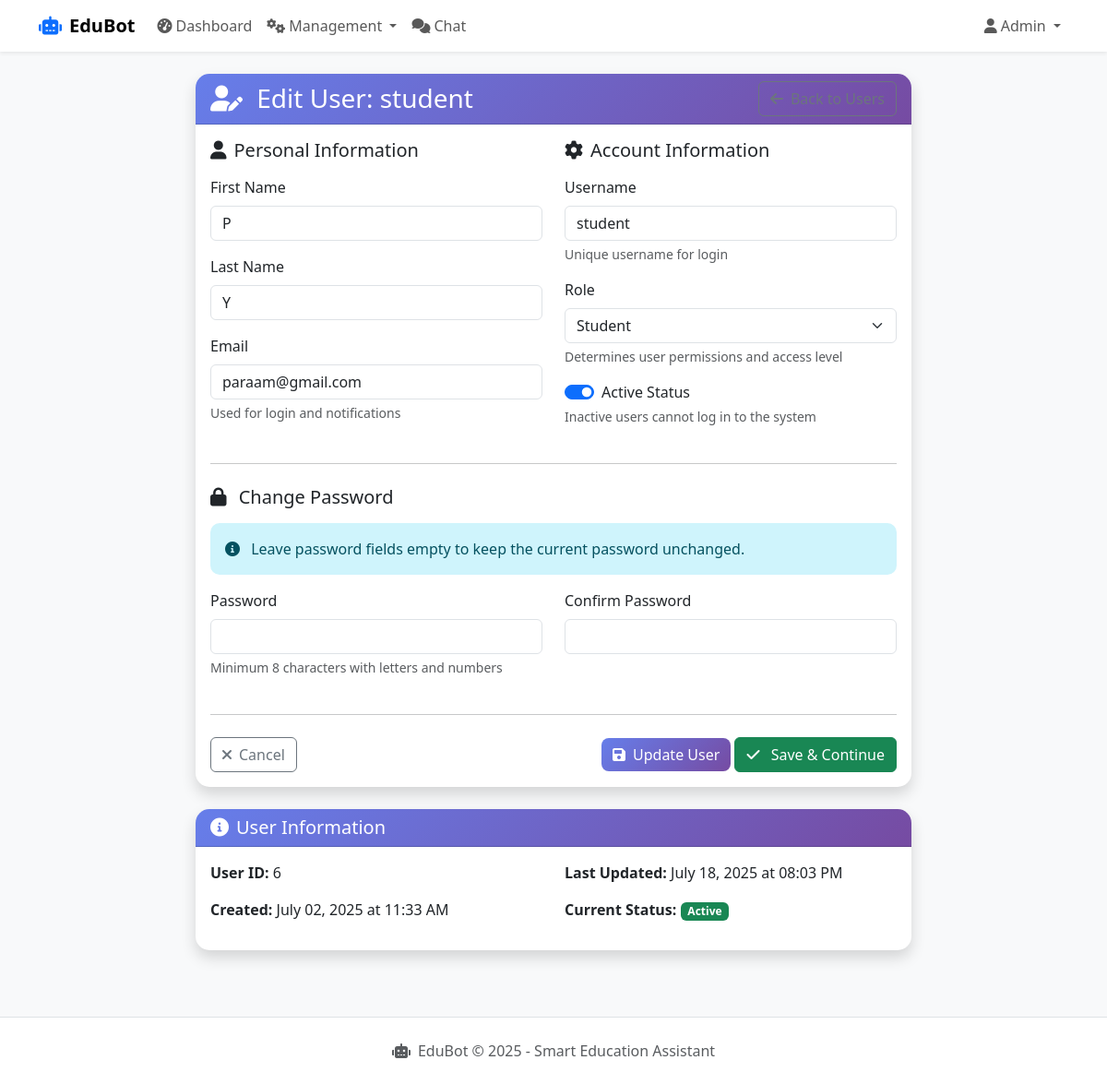
The page /admin/users/6/edit (signed in) on the database its author committed.
### app/models/user.py (models this page shows, shortened)
class User(UserMixin, db.Model):
    __tablename__ = 'users'
    id = db.Column(db.Integer, primary_key=True)
    username = db.Column(db.String(50), unique=True, nullable=False)
    email = db.Column(db.String(100), unique=True, nullable=False)
    password_hash = db.Column(db.String(255), nullable=False)
    role = db.Column(db.Enum('student', 'faculty', 'admin'), nullable=False, default='student')
    first_name = db.Column(db.String(50), nullable=False)
    last_name = db.Column(db.String(50), nullable=False)
    student_id = db.Column(db.String(20), unique=True, nullable=True)
    course_id = db.Column(db.Integer, nullable=True)
    year_of_study = db.Column(db.Integer, nullable=True)
    phone = db.Column(db.String(15), nullable=True)
    is_active = db.Column(db.Boolean, default=True)
    created_at = db.Column(db.DateTime, default=datetime.utcnow)
    updated_at = db.Column(db.DateTime, default=datetime.utcnow, onupdate=datetime.utcnow)
    faculty_profile = db.relationship('Faculty', backref='user', uselist=False, cascade='all, delete-orphan')
    attendance_records = db.relationship('Attendance', foreign_keys='Attendance.student_id', lazy='dynamic', cascade='all, delete-orphan')
    chat_logs = db.relationship('ChatLog', backref='user', lazy='dynamic', cascade='all, delete-orphan')
    created_groups = db.relationship('Group', foreign_keys='Group.created_by', backref='creator', lazy='dynamic', cascade='all, delete-orphan')
    group_memberships = db.relationship('GroupMember', backref='user', lazy='dynamic', cascade='all, delete-orphan')
    group_messages = db.relationship('GroupMessage', backref='user', lazy='dynamic', cascade='all, delete-orphan')
    def is_admin(self):
        return self.role == 'admin'

### app/routes/admin.py (the view, shortened to what this page needs)
@admin_bp.route('/users/<int:user_id>/edit', methods=['GET', 'POST'])
@login_required
@admin_required
def edit_user(user_id):
    from app.forms import UserForm
    user_to_edit = User.query.get_or_404(user_id)
    form = UserForm()
    if request.method == 'GET':
        form.username.data = user_to_edit.username
        form.email.data = user_to_edit.email
        form.first_name.data = user_to_edit.first_name
        form.last_name.data = user_to_edit.last_name
        form.role.data = user_to_edit.role
        form.is_active.data = user_to_edit.is_active
    return render_template('admin/user_form.html',
                         form=form,
                         form_user=user_to_edit,
                         mode='edit',
                         user=current_user)

### app/routes/admin.py (called while the page is built)
def admin_required(f):
    @wraps(f)
    def decorated_function(*args, **kwargs):
        if not current_user.is_authenticated or not current_user.is_admin():
            flash('Admin access required.', 'error')
            return redirect(url_for('auth.login'))
        return f(*args, **kwargs)
    return decorated_function

### app/templates/admin/user_form.html (shortened to what this page needs)
{% extends "base.html" %}
{% block content %}
<div class="container-fluid py-4">
    <div class="row justify-content-center">
        <div class="col-lg-8">
            <div class="card shadow">
                <div class="card-header">
                    <div class="d-flex justify-content-between align-items-center">
                        <h3 class="card-title mb-0">
                            <i class="fas fa-user-{{ 'edit' if form_user else 'plus' }} me-2"></i>
                            {% if form_user %}
                                Edit User: {{ form_user.username }}
                            {% else %}
                                Add New User
                            {% endif %}
                        </h3>
                        <a href="{{ url_for('admin.manage_users') }}" class="btn btn-outline-secondary">
                            <i class="fas fa-arrow-left me-2"></i>Back to Users
                        </a>
                    </div>
                </div>
                <div class="card-body">
                    <form method="POST" novalidate>
                        <div class="row">
                            <div class="col-md-6">
                                <h5 class="mb-3">
                                    <i class="fas fa-user me-2"></i>Personal Information
                                </h5>
                                <div class="mb-3">
                                    {{ form.first_name.label(class="form-label") }}
                                    {{ form.first_name(class="form-control" + (" is-invalid" if form.first_name.errors else "")) }}
                                </div>
                                <div class="mb-3">
                                    {{ form.last_name.label(class="form-label") }}
                                    {{ form.last_name(class="form-control" + (" is-invalid" if form.last_name.errors else "")) }}
                                </div>
                                <div class="mb-3">
                                    {{ form.email.label(class="form-label") }}
                                    {{ form.email(class="form-control" + (" is-invalid" if form.email.errors else "")) }}
                                    <div class="form-text">
                                        Used for login and notifications
                                    </div>
                                </div>
                            </div>
                            <div class="col-md-6">
                                <h5 class="mb-3">
                                    <i class="fas fa-cog me-2"></i>Account Information
                                </h5>
                                <div class="mb-3">
                                    {{ form.username.label(class="form-label") }}
                                    {{ form.username(class="form-control" + (" is-invalid" if form.username.errors else "")) }}
                                    <div class="form-text">
                                        Unique username for login
                                    </div>
                                </div>
                                <div class="mb-3">
                                    {{ form.role.label(class="form-label") }}
                                    {{ form.role(class="form-select" + (" is-invalid" if form.role.errors else "")) }}
                                    <div class="form-text">
                                        Determines user permissions and access level
                                    </div>
                                </div>
                                <div class="mb-3">
                                    <div class="form-check form-switch">
                                        {{ form.is_active(class="form-check-input" + (" is-invalid" if form.is_active.errors else "")) }}
                                        {{ form.is_active.label(class="form-check-label") }}
                                    </div>
                                    <div class="form-text">
                                        Inactive users cannot log in to the system
                                    </div>
                                </div>
                            </div>
                        </div>
                        <hr class="my-4">
                        <h5 class="mb-3">
                            <i class="fas fa-lock me-2"></i>
                            {% if form_user %}Change Password{% else %}Set Password{% endif %}
                        </h5>
                        {% if form_user %}
                            <div class="alert alert-info">
                                <i class="fas fa-info-circle me-2"></i>
                                Leave password fields empty to keep the current password unchanged.
                            </div>
                        {% endif %}
                        <div class="row">
                            <div class="col-md-6">
                                <div class="mb-3">
                                    {{ form.password.label(class="form-label") }}
                                    {{ form.password(class="form-control" + (" is-invalid" if form.password.errors else "")) }}
                                    <div class="form-text">
                                        Minimum 8 characters with letters and numbers
                                    </div>
                                </div>
                            </div>
                            <div class="col-md-6">
                                <div class="mb-3">
                                    {{ form.confirm_password.label(class="form-label") }}
                                    {{ form.confirm_password(class="form-control" + (" is-invalid" if form.confirm_password.errors else "")) }}
                                </div>
                            </div>
                        </div>
                        <hr class="my-4">
                        <div class="d-flex justify-content-between">
                            <a href="{{ url_for('admin.manage_users') }}" class="btn btn-outline-secondary">
                                <i class="fas fa-times me-2"></i>Cancel
                            </a>
                            <div>
                                {% if form_user %}
                                    <button type="submit" name="action" value="save" class="btn btn-primary">
                                        <i class="fas fa-save me-2"></i>Update User
                                    </button>
                                {% else %}
                                    <button type="submit" name="action" value="save" class="btn btn-primary">
                                        <i class="fas fa-plus me-2"></i>Create User
                                    </button>
                                {% endif %}
                                <button type="submit" name="action" value="save_and_continue" class="btn btn-success">
                                    <i class="fas fa-check me-2"></i>
                                    {% if form_user %}Save & Continue{% else %}Create & Add Another{% endif %}
                                </button>
                            </div>
                        </div>
                    </form>
                </div>
            </div>
            {% if form_user %}
            <div class="card shadow mt-4">
                <div class="card-header">
                    <h5 class="card-title mb-0">
                        <i class="fas fa-info-circle me-2"></i>User Information
                    </h5>
                </div>
                <div class="card-body">
                    <div class="row">
                        <div class="col-md-6">
                            <p><strong>User ID:</strong> {{ form_user.id }}</p>
                            <p><strong>Created:</strong>
                                {{ form_user.created_at.strftime('%B %d, %Y at %I:%M %p') if form_user.created_at else 'Unknown' }}
                            </p>
                        </div>
                        <div class="col-md-6">
                            <p><strong>Last Updated:</strong>
                                {{ form_user.updated_at.strftime('%B %d, %Y at %I:%M %p') if form_user.updated_at else 'Never' }}
                            </p>
                            <p><strong>Current Status:</strong>
                                <span class="badge {{ 'bg-success' if form_user.is_active else 'bg-danger' }}">
                                    {{ 'Active' if form_user.is_active else 'Inactive' }}
                                </span>
                            </p>
                        </div>
                    </div>
                </div>
            </div>
            {% endif %}
        </div>
    </div>
</div>
{% endblock %}

### app/templates/base.html (shortened to what this page needs)
<!DOCTYPE html>
<html lang="en">
<head>
    <link href="https://cdn.jsdelivr.net/npm/bootstrap@5.3.0/dist/css/bootstrap.min.css" rel="stylesheet">
    <link href="https://cdnjs.cloudflare.com/ajax/libs/font-awesome/6.0.0/css/all.min.css" rel="stylesheet">
</head>
<body>
    <nav class="navbar navbar-expand-lg navbar-light bg-white shadow-sm">
        <div class="container">
            <a class="navbar-brand" href="{{ url_for('admin.dashboard') if current_user.is_authenticated and current_user.is_admin() else url_for('chat.chat_interface') }}">
                <i class="fas fa-robot text-primary me-2"></i>EduBot
            </a>
            <div class="collapse navbar-collapse" id="navbarNav">
                {% if current_user.is_authenticated %}
                <ul class="navbar-nav me-auto">
                    {% if current_user.is_admin() %}
                    <li class="nav-item">
                        <a class="nav-link" href="{{ url_for('admin.dashboard') }}">
                            <i class="fas fa-tachometer-alt me-1"></i>Dashboard
                        </a>
                    </li>
                    <li class="nav-item dropdown">
                        <a class="nav-link dropdown-toggle" href="#" id="managementDropdown" role="button" data-bs-toggle="dropdown">
                            <i class="fas fa-cogs me-1"></i>Management
                        </a>
                    </li>
                    {% endif %}
                    <li class="nav-item">
                        <a class="nav-link" href="{{ url_for('chat.chat_interface') }}">
                            <i class="fas fa-comments me-1"></i>Chat
                        </a>
                    </li>
                </ul>
                <ul class="navbar-nav">
                    <li class="nav-item dropdown">
                        <a class="nav-link dropdown-toggle" href="#" id="userDropdown" role="button" data-bs-toggle="dropdown">
                            <i class="fas fa-user me-1"></i>{{ current_user.first_name }}
                        </a>
                    </li>
                </ul>
                {% endif %}
            </div>
        </div>
    </nav>
    <main>
        {% block content %}{% endblock %}
    </main>
    <footer class="bg-white border-top mt-5 py-4">
        <div class="container text-center">
            <p class="text-muted mb-0">
                <i class="fas fa-robot me-2"></i>EduBot &copy; 2025 - Smart Education Assistant
            </p>
        </div>
    </footer>
</body>
</html>

### rows shown on the page
User: first_name "Admin"
User: username "student", first_name "P", last_name "Y", email "paraam@gmail.com", role "Student", is_active "☑", id "6", created_at "July 02, 2025 at 11:33 AM", updated_at "July 18, 2025 at 08:03 PM", is_active "Active"
